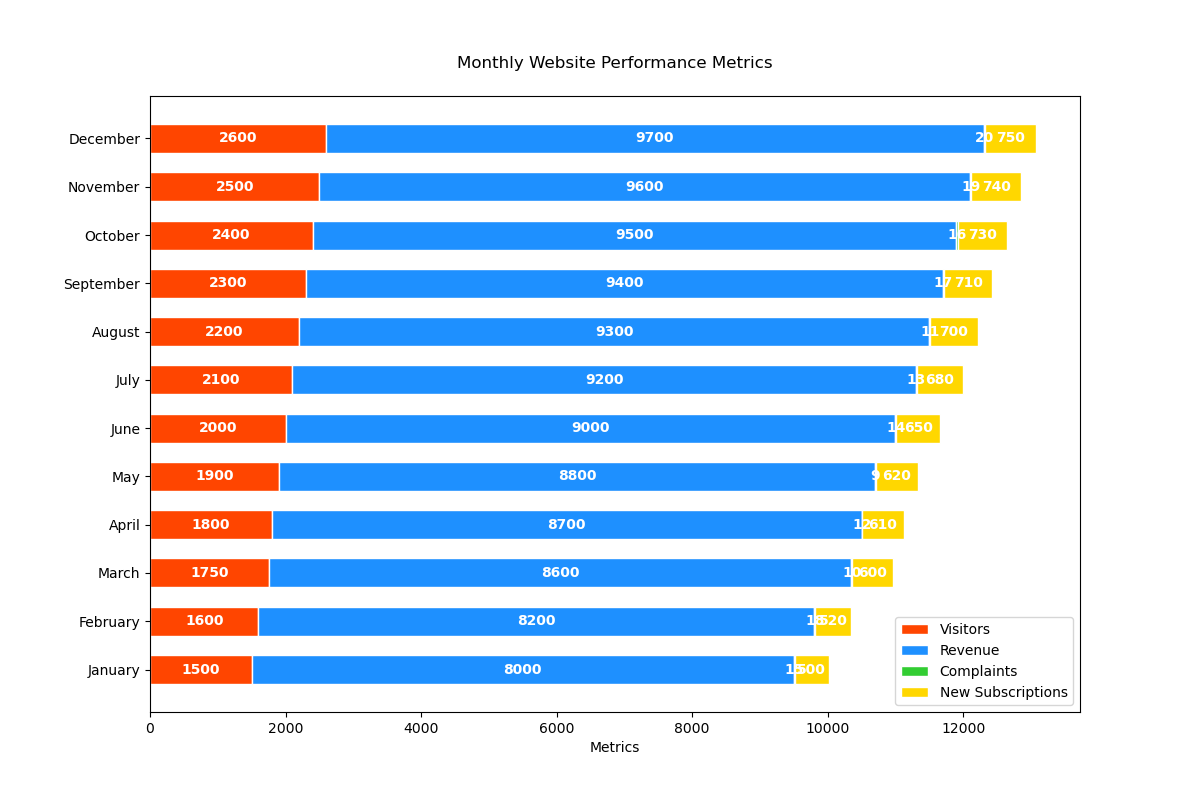

Generate this figure with Python:

import matplotlib.pyplot as plt

# Data
months = ['January', 'February', 'March', 'April', 'May', 'June', 
          'July', 'August', 'September', 'October', 'November', 'December']
visitors = [1500, 1600, 1750, 1800, 1900, 2000, 2100, 2200, 2300, 2400, 2500, 2600]
revenue = [8000, 8200, 8600, 8700, 8800, 9000, 9200, 9300, 9400, 9500, 9600, 9700]
complaints = [15, 18, 10, 12, 9, 14, 13, 11, 17, 16, 19, 20]
new_subscriptions = [500, 520, 600, 610, 620, 650, 680, 700, 710, 730, 740, 750]

# Stacked Bar Chart
plt.figure(figsize=(12, 8))  # Change width and height of the chart
bar_height = 0.6  # Change height of bars

# Creating a horizontal bar chart
plt.barh(months, visitors, color='#FF4500', edgecolor='white', height=bar_height, label='Visitors')
plt.barh(months, revenue, left=visitors, color='#1E90FF', edgecolor='white', height=bar_height, label='Revenue')
plt.barh(months, complaints, left=[i+j for i,j in zip(visitors, revenue)], color='#32CD32', edgecolor='white', height=bar_height, label='Complaints')
plt.barh(months, new_subscriptions, left=[i+j+k for i,j,k in zip(visitors, revenue, complaints)], color='#FFD700', edgecolor='white', height=bar_height, label='New Subscriptions')

# Adding numerical labels to each bar segment
for i, month in enumerate(months):
    plt.text(visitors[i] / 2, i, str(visitors[i]), ha='center', va='center', color='white', weight='bold')
    plt.text(visitors[i] + revenue[i] / 2, i, str(revenue[i]), ha='center', va='center', color='white', weight='bold')
    plt.text(visitors[i] + revenue[i] + complaints[i] / 2, i, str(complaints[i]), ha='center', va='center', color='white', weight='bold')
    plt.text(visitors[i] + revenue[i] + complaints[i] + new_subscriptions[i] / 2, i, str(new_subscriptions[i]), ha='center', va='center', color='white', weight='bold')

plt.xlabel('Metrics')  # Change to appropriate label
plt.title('Monthly Website Performance Metrics', pad=20)  # Change the headline
plt.yticks(rotation=0)  # Appropriately adjusting for horizontal chart
plt.legend(loc='lower right')

# Display the plot
plt.show()
